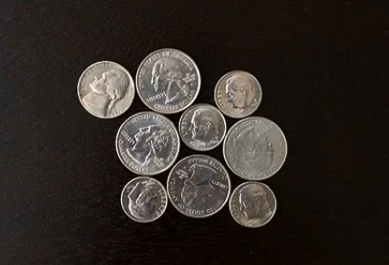
#> input picture img/circle.png, 389 x 265 px
$ python tutorial_25_watershed.py
#> lines starting #> are read from the running program, lines starting #| are printed output that depends on the picture; after the words box and inside, x2 and y2 are one past the last pixel; in counts of white or black regions, pixels touching at a corner belong together
#> in main, src is the input picture: shape (265, 389, 3); mean B, G, R 37.2, 41.8, 48.7
import cv2 as cv
import numpy as np


# 分水岭算法
# Any grayscale image can be viewed as a topographic surface where high intensity denotes peaks and hills while low intensity denotes valleys.
# You start filling every isolated valleys (local minima) with different colored water (labels).
# As the water rises, depending on the peaks (gradients) nearby, water from different valleys,
# obviously with different colors will start to merge. To avoid that, you build barriers in the locations where water merges.
# You continue the work of filling water and building barriers until all the peaks are under water.
# Then the barriers you created gives you the segmentation result. This is the "philosophy" behind the watershed.
#
# 任何一副灰度图像都可以被看成拓扑平面，灰度值高的区域可以被看成是山峰，灰度值低的区域可以被看成是山谷。
# 用不同颜色的水（标签）填充每个孤立的山谷（局部最小值）。随着水位的升高，不同山谷的水（颜色不同）会相遇汇合，
# 为了避免汇合，需要在水汇合的地方构建起障碍。继续不停的填充水，并不停的构建障碍，直到所有的山峰都被水淹没。
# 那么构建好的障碍就是对图像分割的结果。这就是分水岭算法背后的哲理。


# But this approach gives you oversegmented result due to noise or any other irregularities in the image.
# So OpenCV implemented a marker-based watershed algorithm where you specify which are all valley points are to be merged and which are not.
# It is an interactive image segmentation. What we do is to give different labels for our object we know.
# Label the region which we are sure of being the foreground or object with one color (or intensity),
# label the region which we are sure of being background or non-object with another color
# and finally the region which we are not sure of anything, label it with 0.
# That is our marker. Then apply watershed algorithm.
# Then our marker will be updated with the labels we gave, and the boundaries of objects will have a value of -1.
#
# 但是由于噪声或者图像中其他不规律的因素，这种方法通常会得到过度分割的结果。
# 所以 OpenCV 采用了基于标记（marker-based）的分水岭算法，在这种算法中你要指定哪些山谷汇合，哪些不会。
# 这是一种交互式的图像分割。我们要做的就是给我们已知的对象打上不同的标签。
# 用一个颜色标记那些我们确定是前景或物体的区域。用另一个颜色标记那些我们确定是背景或不是物体的区域。
# 最后，用 0 标记那些我们不确定的区域。然后应用分水岭算法。
# 每一次填充水，我们的标签会被自动更新，最后得到的物体边界的值为 -1。
#
# 来自官方文档：https://docs.opencv.org/trunk/d3/db4/tutorial_py_watershed.html


# 基于距离的分水岭分割流程：
# 输入图像->灰度->二值->距离变换->寻找种子->生成marker->分水岭变换->输出图像


# 距离变换
# 计算一个图像中非零像素点到最近的零像素点的距离，也就是到零像素点的最短距离。
# 一个最常见的距离变换算法就是通过连续的腐蚀操作来实现，腐蚀操作的停止条件是所有前景像素都被完全腐蚀。
# 这样根据腐蚀的先后顺序，我们就得到各个前景像素点到前景中心像素点的距离。
# 根据各个像素点的距离值，设置为不同的灰度值。这样就完成了二值图像的距离变换


def watershed_demo(image):

    # 均值迁移
    blurred = cv.pyrMeanShiftFiltering(image, 10, 100)
    # 灰度
    gray = cv.cvtColor(blurred, cv.COLOR_BGR2GRAY)
    # 二值化
    ret, binary = cv.threshold(gray, 0, 255, cv.THRESH_BINARY | cv.THRESH_OTSU)
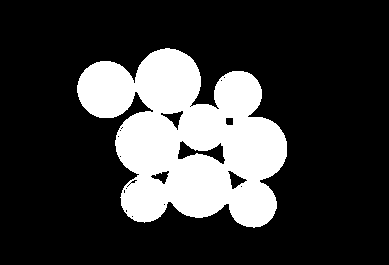
#> binary: shape (265, 389); 22.5% white; 1 white region, box (x1, y1, x2, y2) and area: (77, 48, 287, 228) 23144
#> ret = 69
    cv.imshow("binary", binary)

    # 确定背景
    kernel = cv.getStructuringElement(cv.MORPH_RECT, (3, 3))
    opening = cv.morphologyEx(binary, cv.MORPH_OPEN, kernel=kernel, iterations=2)
#> opening: shape (265, 389); 22.3% white; 1 white region, box (x1, y1, x2, y2) and area: (77, 48, 287, 227) 23013
    sure_bg = cv.dilate(opening, kernel, iterations=3)  # 膨胀
#> sure_bg: shape (265, 389); 26.6% white; 1 white region, box (x1, y1, x2, y2) and area: (74, 45, 290, 230) 27370
    cv.imshow("sure_bg", sure_bg)

    # 确定前景
    # distanceTransform(src, distanceType, maskSize, dst=None, dstType=None)：距离变换
    # @param distanceType 选取距离的类型。CV_DIST_L1, CV_DIST_L2 , CV_DIST_C等
    # @param maskSize 距离变换掩膜的大小
    # @param dst 输出保存了每一个点与最近的零点的距离信息，图像上越亮的点，代表了离零点的距离越远。
    #   根据这个性质，经过简单的运算，可用于细化字符的轮廓和查找物体质心（中心）。
    dist = cv.distanceTransform(opening, cv.DIST_L2, 3)
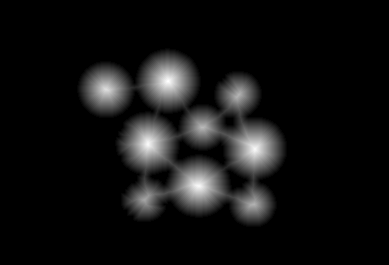
#> dist: shape (265, 389) float32; min 0, max 31.51, mean 2.2; drawn with min black and max white
    cv.normalize(dist, dist, alpha=0, beta=1.0, norm_type=cv.NORM_MINMAX)   # 归一化
    # cv.imshow("", dist)
    ret, sure_fg = cv.threshold(dist, 0.6*dist.max(), 255, cv.THRESH_BINARY)
#> sure_fg: shape (265, 389) float32; 2.8% white; 9 white regions (1 under 20 px), largest, box (x1, y1, x2, y2) and area: (154, 67, 182, 95) 612, (240, 136, 268, 163) 584, (183, 173, 213, 199) 578
    cv.imshow("sure_fg", sure_fg)

    # 确定不确定区域
    sure_fg = np.uint8(sure_fg) # 由 float32 转化为 uint8
    unsure = cv.subtract(sure_bg, sure_fg)
#> unsure: shape (265, 389); 23.8% white; 1 white region, box (x1, y1, x2, y2) and area: (74, 45, 290, 230) 24521
    cv.imshow("unsure", unsure)

    #连通分量
    ret, markers1 =cv.connectedComponents(sure_fg)  # markers1.dtype == int32
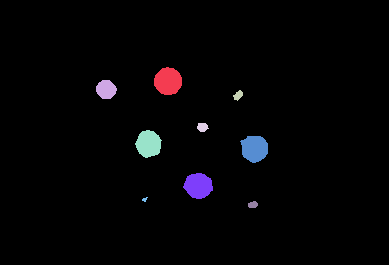
#> markers1: shape (265, 389) int32; 10 distinct labels, from 0 to 9; one colour per label, 0 black
#> ret = 10
    print(ret)
#| 10

    # watershed transform
    markers2 = markers1 + 1
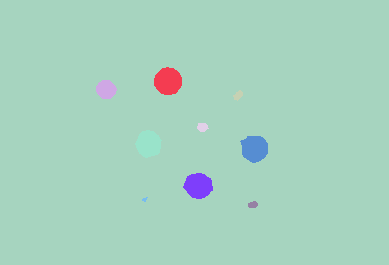
#> markers2: shape (265, 389) int32; 10 distinct labels, from 1 to 10; one colour per label, 0 black
    markers2[unsure==255] = 0   # 标记不确定区域
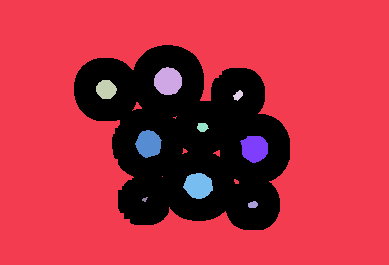
#> markers2: shape (265, 389) int32; 11 distinct labels, from 0 to 10; one colour per label, 0 black
    markers3 = cv.watershed(image, markers=markers2)
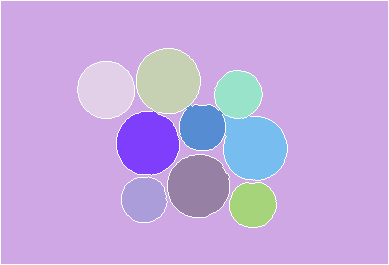
#> markers3: shape (265, 389) int32; 11 distinct labels, from -1 to 10; one colour per label, 0 black, -1 white
    image[markers3 == -1] =[0, 0, 255]  # 画出物体边界
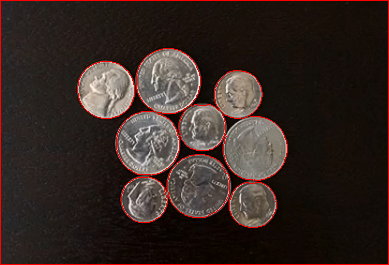
#> image: shape (265, 389, 3); 2.61% of pixels changed, all inside (x1, y1, x2, y2) = (0, 0, 389, 265)

    cv.imshow("result", image)

def main():
    src = cv.imread("img/circle.png")
    cv.imshow("src",src)

    watershed_demo(src)

    cv.waitKey(0)  # 等有键输入或者1000ms后自动将窗口消除，0表示只用键输入结束窗口
    cv.destroyAllWindows()  # 关闭所有窗口


if __name__ == '__main__':
    main()

$ run again, with img/approx.png copied over img/circle.png
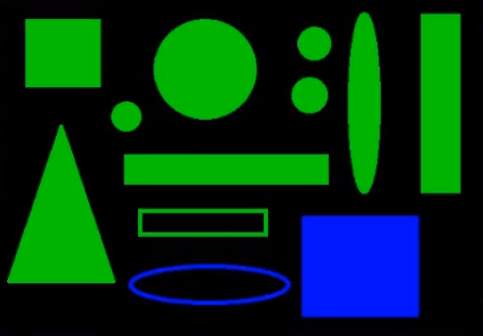
#> input picture img/approx.png, 483 x 336 px
#> in main, src is the input picture: shape (336, 483, 3); mean B, G, R 23, 51.2, 1.3
#> in watershed_demo, `ret, binary = cv.threshold(gray, 0, 255, cv.THRESH_BINARY | cv.THRESH_..`:
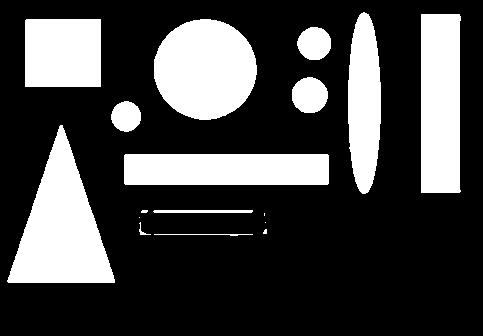
#> binary: shape (336, 483); 26.7% white; 17 white regions (5 under 20 px), largest, box (x1, y1, x2, y2) and area: (7, 125, 115, 283) 8895, (154, 19, 257, 120) 8122, (421, 14, 461, 193) 6988
#> in watershed_demo, `ret, binary = cv.threshold(gray, 0, 255, cv.THRESH_BINARY | cv.THRESH_..`: ret = 54
#> opening: shape (336, 483); 26.4% white; 9 white regions, largest, box (x1, y1, x2, y2) and area: (8, 128, 114, 283) 8878, (154, 19, 257, 120) 8122, (421, 14, 461, 193) 6986
#> sure_bg: shape (336, 483); 32.1% white; 9 white regions, largest, box (x1, y1, x2, y2) and area: (5, 125, 117, 286) 10480, (151, 16, 260, 123) 9382, (418, 11, 464, 196) 8336
#> sure_fg: shape (336, 483) float32; 1.3% white; 3 white regions, box (x1, y1, x2, y2) and area: (184, 49, 227, 90) 1424, (47, 211, 76, 253) 613, (55, 49, 71, 57) 128
#> in watershed_demo, `ret, sure_fg = cv.threshold(dist, 0.6*dist.max(), 255, cv.THRESH_BINARY)`: ret = 0.6
#> unsure: shape (336, 483); 30.8% white; 9 white regions, largest, box (x1, y1, x2, y2) and area: (5, 125, 117, 286) 9867, (418, 11, 464, 196) 8336, (151, 16, 260, 123) 7958
#> markers1: shape (336, 483) int32; 4 distinct labels, from 0 to 3
#> in watershed_demo, `ret, markers1 =cv.connectedComponents(sure_fg)`: ret = 4
#| 4
#> markers3: shape (336, 483) int32; 5 distinct labels, from -1 to 4
#> in watershed_demo, `image[markers3 == -1] =[0, 0, 255]`:
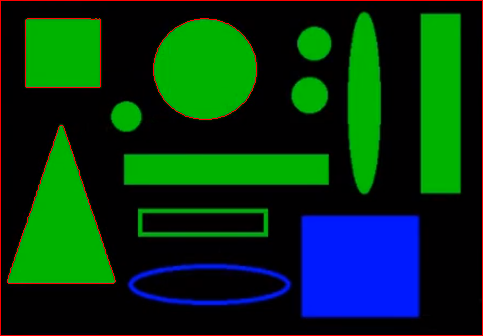
#> image: shape (336, 483, 3); 1.62% of pixels changed, all inside (x1, y1, x2, y2) = (0, 0, 483, 336)

$ run again, with img/chessboard.png copied over img/circle.png
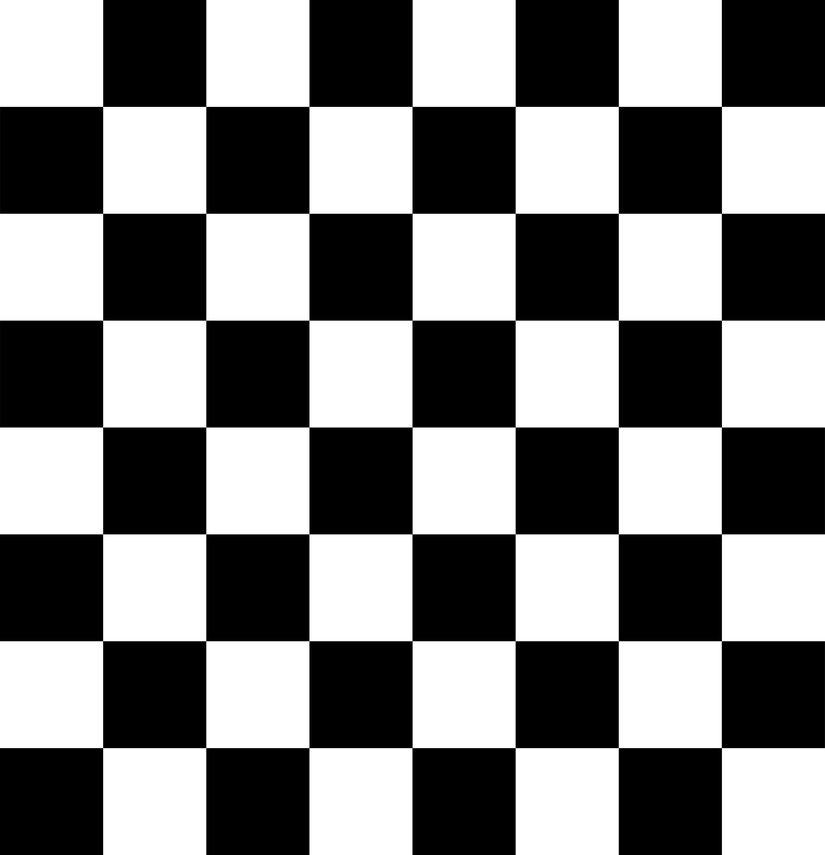
#> input picture img/chessboard.png, 825 x 855 px, shrunk from 3595 x 3723 before the run
#> in main, src is the input picture: shape (855, 825, 3); min 0, max 255, mean 127.5
#> binary: shape (855, 825); 49.9% white; 4 white regions, box (x1, y1, x2, y2) and area: (0, 0, 413, 855) 165195, (413, 0, 825, 428) 88137, (413, 428, 825, 855) 87962, (309, 748, 412, 855) 11020
#> in watershed_demo, `ret, binary = cv.threshold(gray, 0, 255, cv.THRESH_BINARY | cv.THRESH_..`: ret = 127
#> sure_bg: shape (855, 825); 54.8% white; 32 black regions, largest, box (x1, y1, x2, y2) and area: (725, 0, 825, 104) 10400, (0, 751, 100, 855) 10400, (312, 0, 410, 104) 10192
#> sure_fg: shape (855, 825) float32; 0.55% white; 2 white regions, box (x1, y1, x2, y2) and area: (0, 0, 42, 46) 1932, (783, 809, 825, 855) 1932
#> markers1: shape (855, 825) int32; 3 distinct labels, from 0 to 2
#> in watershed_demo, `ret, markers1 =cv.connectedComponents(sure_fg)`: ret = 3
#| 3
#> in watershed_demo, `markers3 = cv.watershed(image, markers=markers2)`:
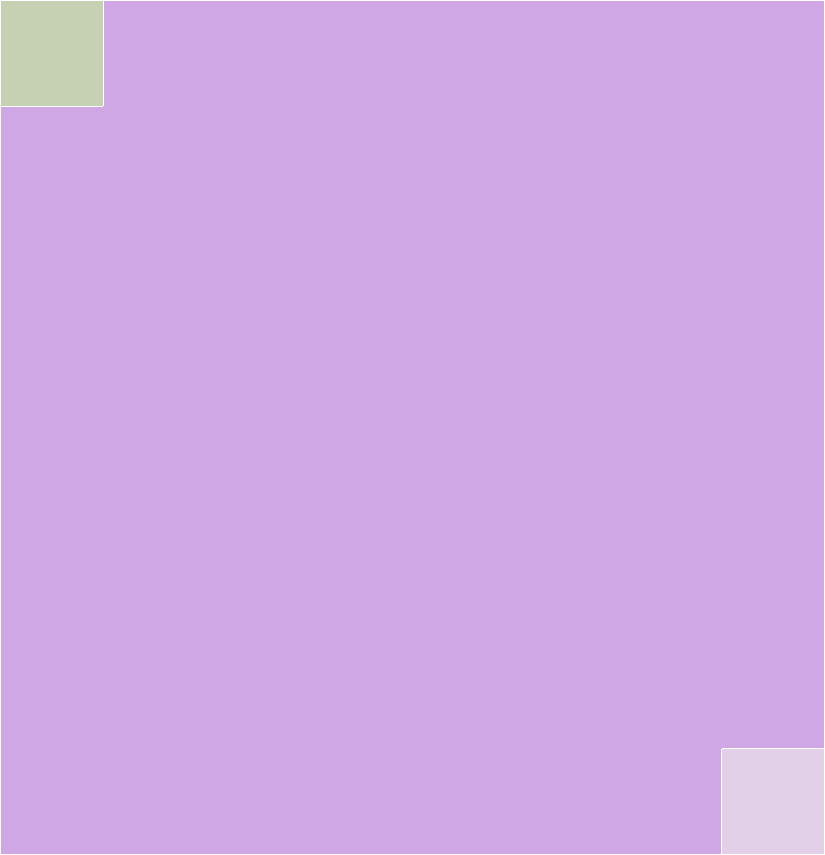
#> markers3: shape (855, 825) int32; 4 distinct labels, from -1 to 3; one colour per label, 0 black, -1 white
#> in watershed_demo, `image[markers3 == -1] =[0, 0, 255]`:
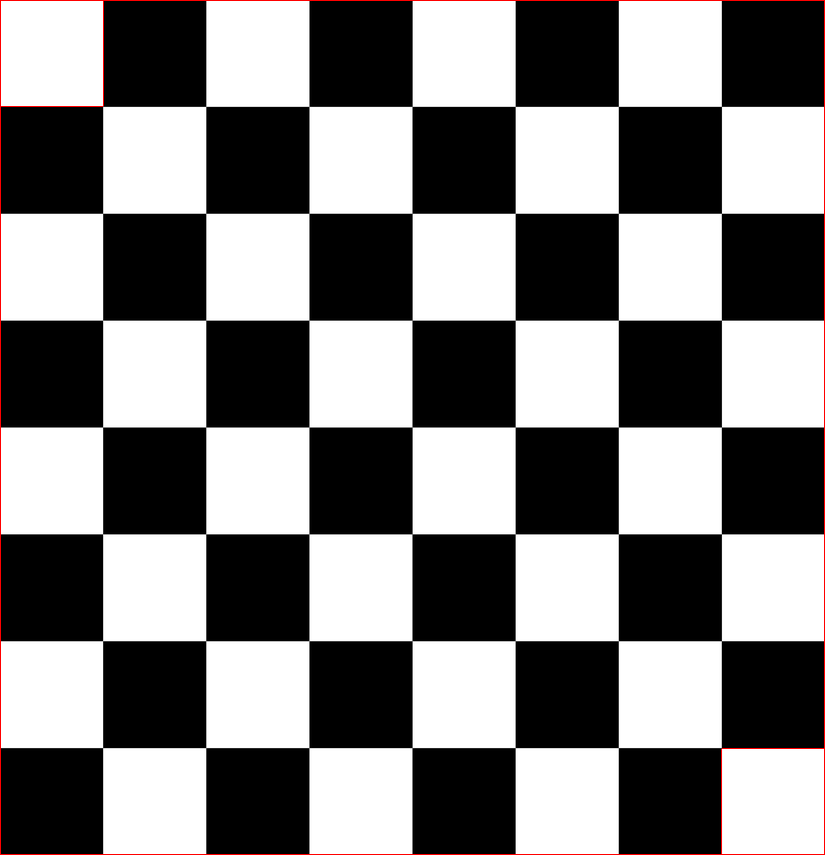
#> image: shape (855, 825, 3); 0.53% of pixels changed, all inside (x1, y1, x2, y2) = (0, 0, 825, 855)
